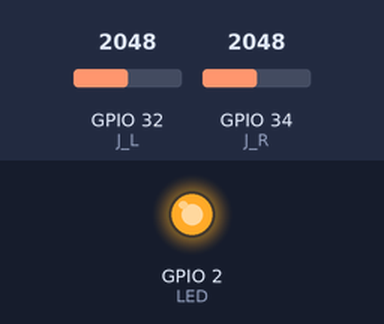
Bench run of a sketch on a simulated ESP32. Shown: output pins drawn as LEDs (lit = HIGH). The inputs (shaded band) are chosen by the test bench; at power-on: GPIO 32 (J_L) = 2048, GPIO 34 (J_R) = 2048. WiFi joins after 1.5 s; servers stay silent unless stated; what the sketch prints to the serial monitor is not drawn.

Above: at 0.1 s.
At 2.3 s:
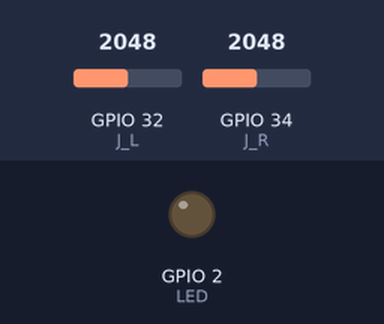
Timing chart, 0 to 4.0 s (numbered marks = the images above):
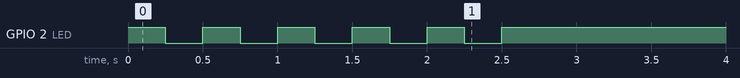

The sketch:

Controller.ino
```cpp
#include <WiFi.h>

#define J_R 34
#define J_L 32
#define LED 2
bool flag = true;

const char* ssid = "mover";
const char* password = "robo2023it";

const uint16_t port = 8080;
const char * host = "192.168.1.210";

void load_led() {
  for (int i = 0; i < 5; i++) {
    digitalWrite(LED, 1);
    delay(250);
    digitalWrite(LED, 0);
    delay(250);
  }
  digitalWrite(LED, 1);
}

void setup() {
  Serial.begin(115200);
  pinMode(J_R, INPUT);
  pinMode(J_L, INPUT);
  pinMode(LED, OUTPUT);

  load_led();

  //подключение к сети
  WiFi.begin(ssid, password);


  while (WiFi.status() != WL_CONNECTED) {
    delay(500);
  }
  Serial.println(WiFi.localIP());
}

byte right() {
  byte v = map(analogRead(J_R), 0, 4095, 0, 255);
  return v;
}

byte left() {
  byte v = map(analogRead(J_L), 0, 4095, 0, 255);
  return v;
}

void loop() {
  WiFiClient client;
  client.connect(host, port);

  if (!client.connect(host, port)) {
    Serial.println("connection to host failed");
    delay(500);
    return;
  }

  client.print(right());
  client.print('\0');
  client.print(left());
  client.print('\0');
  client.stop();
}
```
